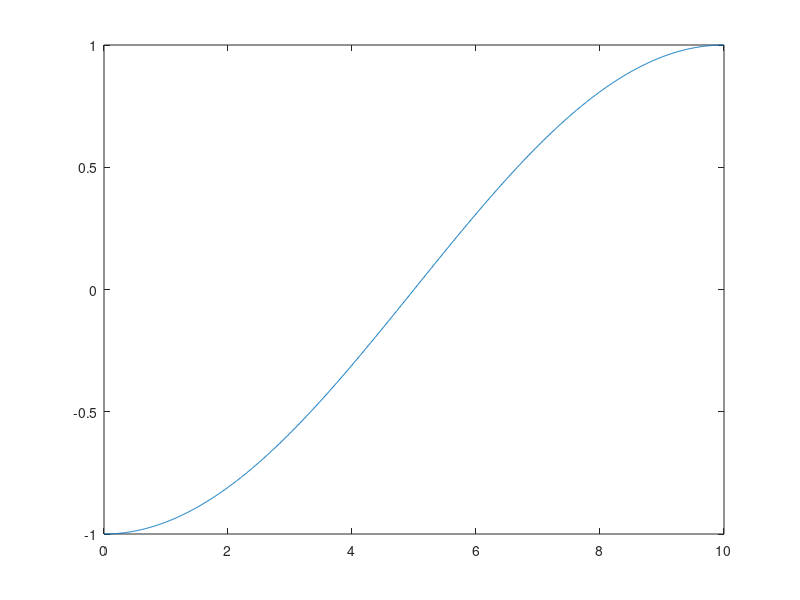
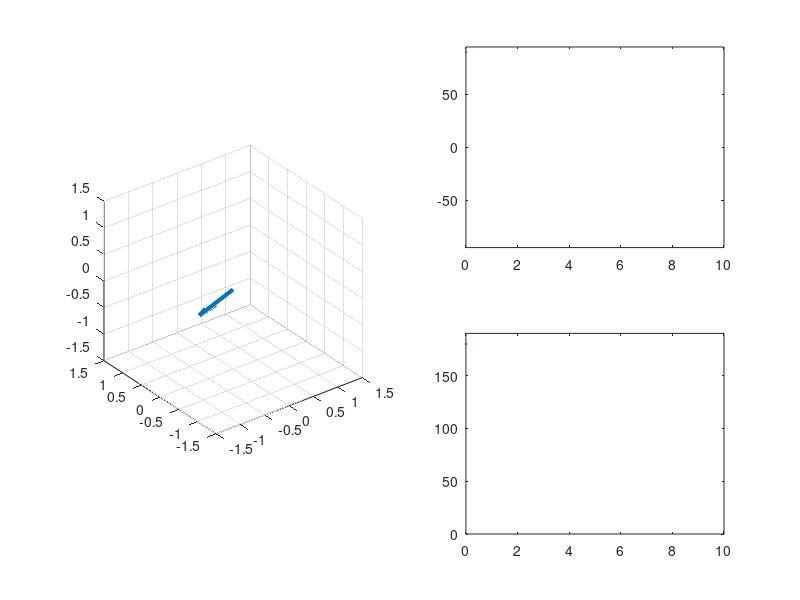

MATLAB code to generate these figures, in order: (Note: this script raises an error after producing the figures.)
clear all
close all 
clc

%% Preamble

time = 10;
t = linspace(0,time,1000);

numrotxy = 5;  %Number of circles drawn in xy plane per time
numrotz = 0.5; %Number of vertical gain periods

%% xy plane

T1 = max(t)./numrotxy;
f1 = (2*pi)/T1; 

x = sin(f1.*t);
y = cos(f1.*t);

%% z direction

T2 = max(t)./numrotz; %period = double the timespan to go from -1 to 1 
f2 = (2*pi)/T2; 

z = -cos(f2.*t);
figure(1)
plot(t,z)

or = [0 0 0]; %Origin
r2 = [x;y;z;];
%% Plotting

%Angles
theta = acosd(z);
phi = atand(y./x);

figure(10)

subplot(2,2,[1 3])
pl1 = quiver3(or(1),or(2),or(3),r2(1,1),r2(2,1),r2(3,1),"LineWidth",3);
hold on
pl2 = plot3(r2(1,1),r2(2,1),r2(3,1),'r-');
xlim([-1.5 1.5]); ylim([-1.5 1.5]); zlim([-1.5 1.5])
axis square

subplot(2,2,2)
pl3 = plot(t(1),phi(1));
xlim([0 max(t)]); ylim([-95 95]);

subplot(2,2,4)
pl4 = plot(t(1),theta(1));
xlim([0 max(t)]); ylim([0 190]); 

for j = 1:length(t)
    pl1.UData = r2(1,j);
    pl1.VData = r2(2,j);
    pl1.WData = r2(3,j);

    pl2.XData = r2(1,1:j);
    pl2.YData = r2(2,1:j);
    pl2.ZData = r2(3,1:j);

    pl3.XData = t(1:j);
    pl3.YData = phi(1:j);

    pl4.XData = t(1:j);
    pl4.YData = theta(1:j);

    drawnow
end











